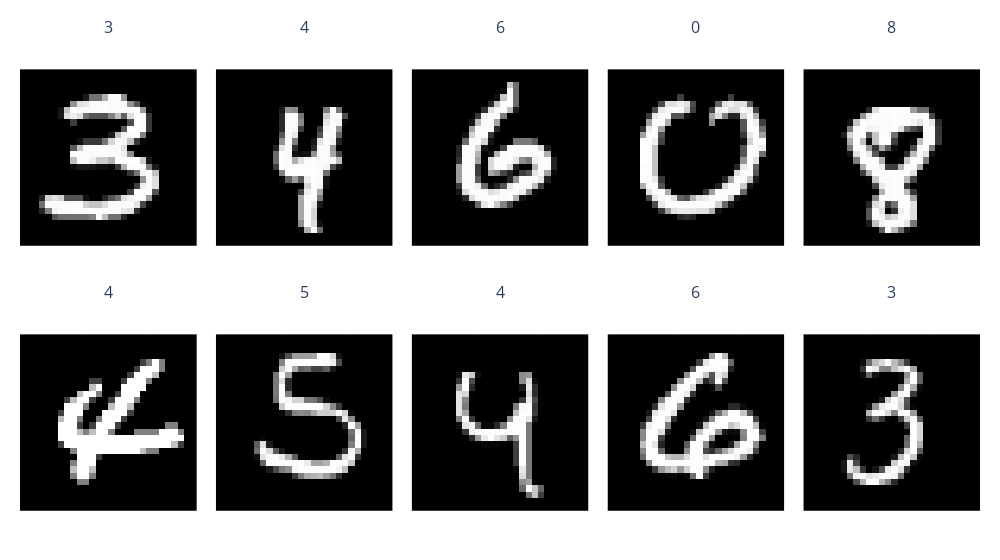

Notebook code for this chart:
### Markdown cell above
## Training Your Network

We've already looked at data loading and training loops earlier in the course, so we'll provide a minimal version of these today as well as the data loading code.

### Code cell
train_loader, test_loader = get_mnist()
visualize(train_loader)

### Figure 1 — Plotly figure (JSON) as saved in the notebook; plotly's stock layout.template omitted (floating-point values rounded to 4 significant figures; data arrays with more than 128 entries replaced by an {"elided": "..."} marker saying what was removed)
{"data": [{"type": "image", "xaxis": "x", "yaxis": "y", "z": {"elided": "28x28x3 int values"}}, {"type": "image", "xaxis": "x2", "yaxis": "y2", "z": {"elided": "28x28x3 int values"}}, {"type": "image", "xaxis": "x3", "yaxis": "y3", "z": {"elided": "28x28x3 int values"}}, {"type": "image", "xaxis": "x4", "yaxis": "y4", "z": {"elided": "28x28x3 int values"}}, {"type": "image", "xaxis": "x5", "yaxis": "y5", "z": {"elided": "28x28x3 int values"}}, {"type": "image", "xaxis": "x6", "yaxis": "y6", "z": {"elided": "28x28x3 int values"}}, {"type": "image", "xaxis": "x7", "yaxis": "y7", "z": {"elided": "28x28x3 int values"}}, {"type": "image", "xaxis": "x8", "yaxis": "y8", "z": {"elided": "28x28x3 int values"}}, {"type": "image", "xaxis": "x9", "yaxis": "y9", "z": {"elided": "28x28x3 int values"}}, {"type": "image", "xaxis": "x10", "yaxis": "y10", "z": {"elided": "28x28x3 int values"}}], "layout": {"annotations": [{"font": {"size": 16}, "showarrow": false, "text": "3", "x": 0.092, "xanchor": "center", "xref": "paper", "y": 1, "yanchor": "bottom", "yref": "paper"}, {"font": {"size": 16}, "showarrow": false, "text": "4", "x": 0.296, "xanchor": "center", "xref": "paper", "y": 1, "yanchor": "bottom", "yref": "paper"}, {"font": {"size": 16}, "showarrow": false, "text": "6", "x": 0.5, "xanchor": "center", "xref": "paper", "y": 1, "yanchor": "bottom", "yref": "paper"}, {"font": {"size": 16}, "showarrow": false, "text": "0", "x": 0.704, "xanchor": "center", "xref": "paper", "y": 1, "yanchor": "bottom", "yref": "paper"}, {"font": {"size": 16}, "showarrow": false, "text": "8", "x": 0.908, "xanchor": "center", "xref": "paper", "y": 1, "yanchor": "bottom", "yref": "paper"}, {"font": {"size": 16}, "showarrow": false, "text": "4", "x": 0.092, "xanchor": "center", "xref": "paper", "y": 0.47, "yanchor": "bottom", "yref": "paper"}, {"font": {"size": 16}, "showarrow": false, "text": "5", "x": 0.296, "xanchor": "center", "xref": "paper", "y": 0.47, "yanchor": "bottom", "yref": "paper"}, {"font": {"size": 16}, "showarrow": false, "text": "4", "x": 0.5, "xanchor": "center", "xref": "paper", "y": 0.47, "yanchor": "bottom", "yref": "paper"}, {"font": {"size": 16}, "showarrow": false, "text": "6", "x": 0.704, "xanchor": "center", "xref": "paper", "y": 0.47, "yanchor": "bottom", "yref": "paper"}, {"font": {"size": 16}, "showarrow": false, "text": "3", "x": 0.908, "xanchor": "center", "xref": "paper", "y": 0.47, "yanchor": "bottom", "yref": "paper"}], "margin": {"b": 20, "l": 20, "r": 20, "t": 40}, "width": 1000, "xaxis": {"anchor": "y", "domain": [0, 0.184], "showticklabels": false}, "xaxis10": {"anchor": "y10", "domain": [0.816, 1], "showticklabels": false}, "xaxis2": {"anchor": "y2", "domain": [0.204, 0.388], "showticklabels": false}, "xaxis3": {"anchor": "y3", "domain": [0.408, 0.592], "showticklabels": false}, "xaxis4": {"anchor": "y4", "domain": [0.612, 0.796], "showticklabels": false}, "xaxis5": {"anchor": "y5", "domain": [0.816, 1], "showticklabels": false}, "xaxis6": {"anchor": "y6", "domain": [0, 0.184], "showticklabels": false}, "xaxis7": {"anchor": "y7", "domain": [0.204, 0.388], "showticklabels": false}, "xaxis8": {"anchor": "y8", "domain": [0.408, 0.592], "showticklabels": false}, "xaxis9": {"anchor": "y9", "domain": [0.612, 0.796], "showticklabels": false}, "yaxis": {"anchor": "x", "domain": [0.53, 1], "showticklabels": false}, "yaxis10": {"anchor": "x10", "domain": [0, 0.47], "showticklabels": false}, "yaxis2": {"anchor": "x2", "domain": [0.53, 1], "showticklabels": false}, "yaxis3": {"anchor": "x3", "domain": [0.53, 1], "showticklabels": false}, "yaxis4": {"anchor": "x4", "domain": [0.53, 1], "showticklabels": false}, "yaxis5": {"anchor": "x5", "domain": [0.53, 1], "showticklabels": false}, "yaxis6": {"anchor": "x6", "domain": [0, 0.47], "showticklabels": false}, "yaxis7": {"anchor": "x7", "domain": [0, 0.47], "showticklabels": false}, "yaxis8": {"anchor": "x8", "domain": [0, 0.47], "showticklabels": false}, "yaxis9": {"anchor": "x9", "domain": [0, 0.47], "showticklabels": false}}}
